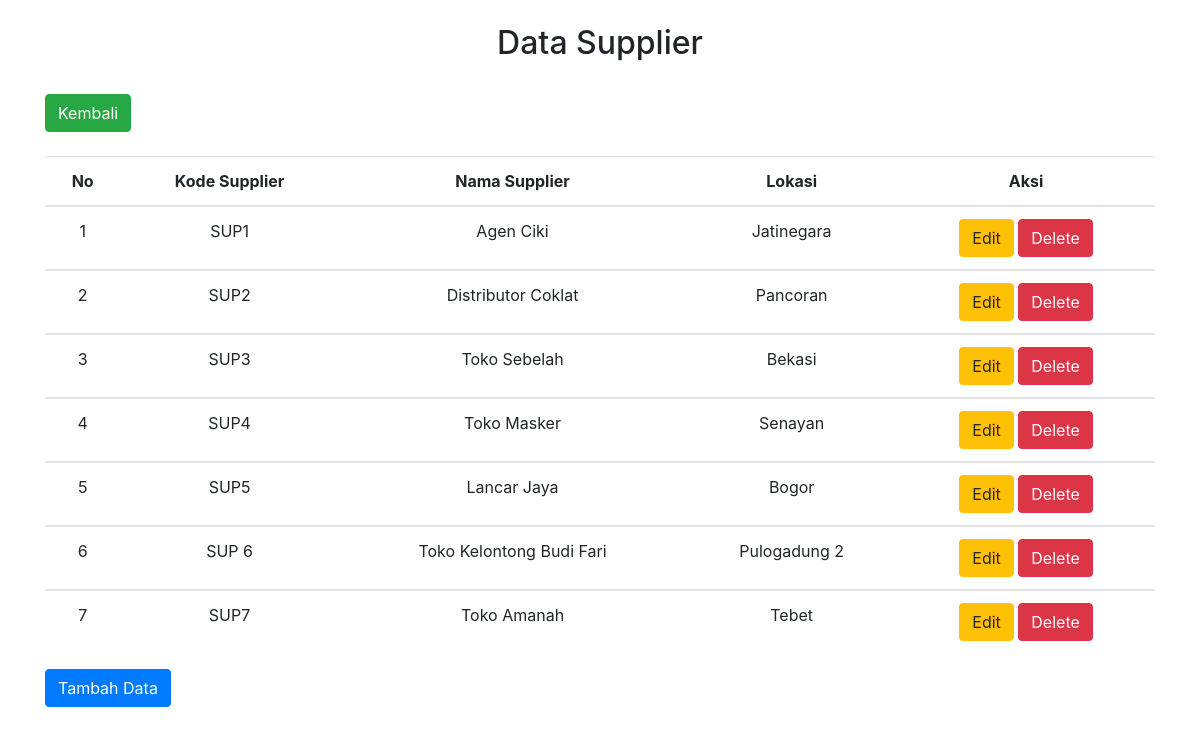
Page /supplier/index.php on the committed database.
### tables this page shows
CREATE TABLE `supplier` (
  `kode_supplier` varchar(5) NOT NULL,
  `nama_supplier` varchar(30) NOT NULL,
  `lokasi` varchar(20) NOT NULL
);

### supplier/index.php (the view, shortened to what this page needs)
<?php
    include "../koneksi.php";
?>
<!DOCTYPE html>
<html>
<head>
    <link rel="stylesheet" href="../bootstrap/css/bootstrap.min.css">
</head>
<body>
<div class="container">
    <br>
    <h2 style="text-align: center;">Data Supplier</h2>
    <br>
    <a href="../index.php" class="btn btn-success">Kembali</a><br>
    <table class="table">
        <br>
        <thead>
        <tr style="text-align: center;">
            <th>No</th>
            <th>Kode Supplier</th>
            <th>Nama Supplier</th>
            <th>Lokasi</th>
            <th colspan='2'>Aksi</th>
        </tr>
        </thead>
        <?php
        $sql3="SELECT * FROM supplier";
        $hasil3=mysqli_query($kon,$sql3);
        $no=0;
        while ($data = mysqli_fetch_array($hasil3)) {
            $no++;
            ?>
            <tbody>
            <tr style="text-align: center;">
                <td><?php echo $no;?></td>
                <td><?php echo $data["kode_supplier"];   ?></td>
                <td><?php echo $data["nama_supplier"];   ?></td>
                <td><?php echo $data["lokasi"];   ?></td>
                <td>
                    <a href="update.php?kode_supplier=<?php echo htmlspecialchars($data['kode_supplier']); ?>"
                    class="btn btn-warning">Edit</a>
                    <a onclick="return confirm('Apakah anda yakin ingin menghapus data ?')" href="delete.php?kode_supplier=<?php echo $data['kode_supplier']; ?>"
                    class="btn btn-danger">Delete</a>
                </td>
            </tr>
            </tbody>
            <?php
        }
        ?>
    </table>
    <a href="create.php" class="btn btn-primary" role="button">Tambah Data</a>
</div>
</body>
</html>

### rows in the picture
supplier: kode_supplier "SUP1", nama_supplier "Agen Ciki", lokasi "Jatinegara"
supplier: kode_supplier "SUP2", nama_supplier "Distributor Coklat", lokasi "Pancoran"
supplier: kode_supplier "SUP3", nama_supplier "Toko Sebelah", lokasi "Bekasi"
supplier: kode_supplier "SUP4", nama_supplier "Toko Masker", lokasi "Senayan"
supplier: kode_supplier "SUP5", nama_supplier "Lancar Jaya", lokasi "Bogor"
supplier: kode_supplier "SUP 6", nama_supplier "Toko Kelontong Budi Fari", lokasi "Pulogadung 2"
supplier: kode_supplier "SUP7", nama_supplier "Toko Amanah", lokasi "Tebet"
